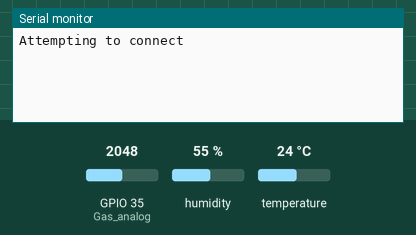
This sketch was run on a simulated ESP32. On the bench: the last lines printed to the serial monitor. Inputs (shaded band) come from the test bench; at power-on: humidity 55 %, GPIO 35 (Gas_analog) = 2048, temperature 24 °C. WiFi joins after 1.5 s; servers stay silent unless stated; random numbers use the default seed unless the sketch sets one.

Above: at 2.3 s.
2.4 s: humidity set to 22 %
At 5.7 s:
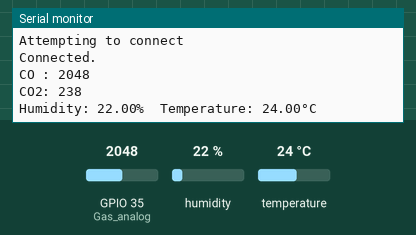
6.0 s: GPIO 35 (Gas_analog) set to 2866
At 7.1 s:
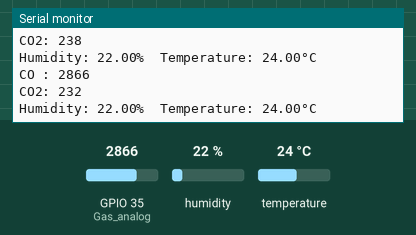
7.5 s: temperature set to 12 °C
At 8.5 s:
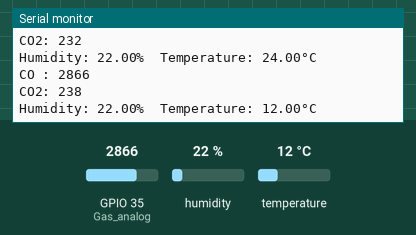
9.0 s: GPIO 35 (Gas_analog) set to 3603
At 9.7 s:
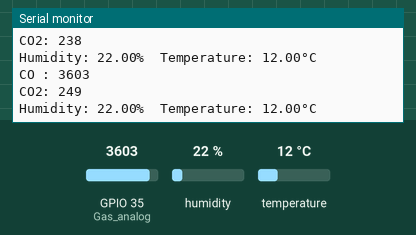
10.5 s: humidity set to 40 %
At 11.0 s:
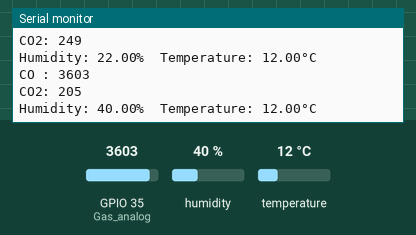
Timing chart, 0 to 13.0 s (numbered marks = the images above; inputs shaded):
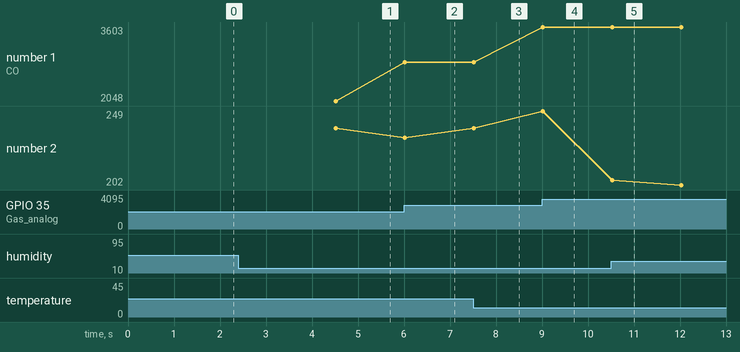

Measured:
- after the input at 2.4 s, the serial monitor: prints a new line after 2.1 s (image 1)
- after the input at 6.0 s, the serial monitor: prints a new line at once (image 2)
- after the input at 7.5 s, the serial monitor: prints a new line at once (image 3)
- after the input at 9.0 s, the serial monitor: prints a new line at once (image 4)
- after the input at 10.5 s, the serial monitor: prints a new line at once (image 5)
- plotted number 1: 2048 → 2866 after the input at 6.0 s, 2866 → 3603 after the input at 9.0 s

The sketch:

gabunganDHT22krnenn.ino
```cpp
#include "DHT.h"

#define DHTPIN 5     // Digital pin connected to the DHT sensor
#define DHTTYPE DHT22   // DHT 22  (AM2302), AM2321
//#define DHTTYPE DHT21   // DHT 21 (AM2301)
int Gas_analog = 35;
int debu = random(6, 23);
DHT dht(DHTPIN, DHTTYPE);

#include <WiFi.h>
#include "ThingSpeak.h"


const char* ssid = "realme";   // your network SSID (name)
const char* password = "samasama";   // your network password

WiFiClient  client;

//unsigned long myChannelNumber = 1559606;
//const char * myWriteAPIKey = "9EFBYJNGWEASLPGT";


unsigned long myChannelNumber = 1618111;
const char * myWriteAPIKey = "4I993TO2N95TYSLJ";


unsigned long lastTime = 0;
unsigned long timerDelay = 300;

void setup() {
  Serial.begin(115200);

pinMode(Gas_analog, INPUT);
  dht.begin();
    WiFi.mode(WIFI_STA);

  ThingSpeak.begin(client);
}

void loop() {


  int gassensorAnalog = analogRead(Gas_analog);
  float h = dht.readHumidity();
  float t = dht.readTemperature();
  int codua = random(200, 260);
  debu = random(6, 23);
  //gassensorAnalog - 3;

  if (isnan(h) || isnan(t)) {
    Serial.println(F("Failed to read from DHT sensor!"));
    return;
  }


if ((millis() - lastTime) > timerDelay) {

    // Connect or reconnect to WiFi
    if(WiFi.status() != WL_CONNECTED){
      Serial.print("Attempting to connect");
      while(WiFi.status() != WL_CONNECTED){
        WiFi.begin(ssid, password);
        delay(3000);
      }
      Serial.println("\nConnected.");
    }

      t = dht.readTemperature();
      h = dht.readHumidity();
      gassensorAnalog = analogRead(Gas_analog);
      //codua = gassensorAnalog - 3;

  Serial.print("CO : ");
  Serial.println(gassensorAnalog);
  Serial.print("CO2: ");
  Serial.println(codua);

  Serial.print(F("Humidity: "));
  Serial.print(h);
  Serial.print(F("%  Temperature: "));
  Serial.print(t);
  Serial.println(F("°C "));

    lastTime = millis();
  }

  ThingSpeak.writeField(myChannelNumber, 1, t, myWriteAPIKey);
  ThingSpeak.writeField(myChannelNumber, 2, h, myWriteAPIKey);
  ThingSpeak.writeField(myChannelNumber, 3, gassensorAnalog, myWriteAPIKey);
  ThingSpeak.writeField(myChannelNumber, 4, debu, myWriteAPIKey);
  ThingSpeak.writeField(myChannelNumber, 5, codua, myWriteAPIKey);

  /**Serial.print("CO: ");
  Serial.println(gassensorAnalog);
  Serial.print("CO2: ");
  Serial.println(gassensorAnalog-3);

  Serial.print(F("Humidity: "));
  Serial.print(h);
  Serial.print(F("%  Temperature: "));
  Serial.print(t);
  Serial.println(F("°C "));
  **/
}
```
